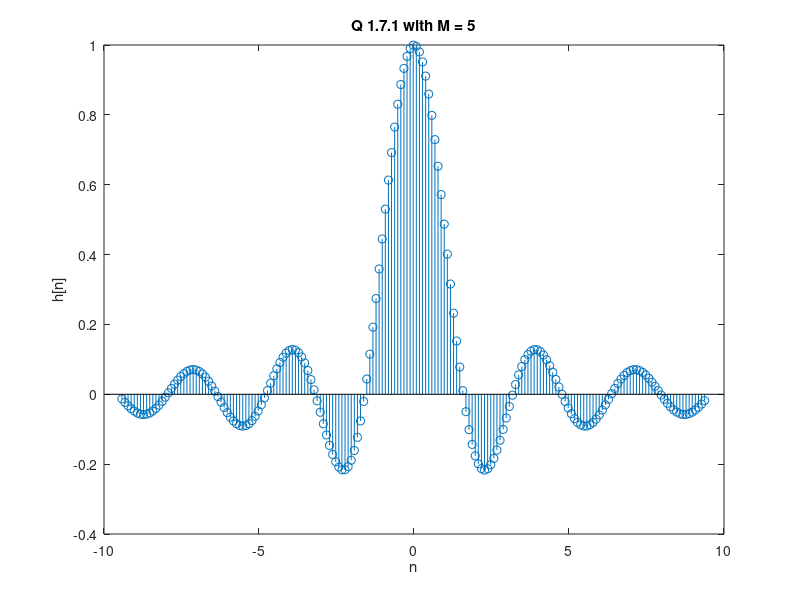

Write the MATLAB code that produced this figure.
% N = 100;
% M = 5;
% f = zeros(1, N + 1);
% 
% for i = 1:N
%     f(i) = (sin(i*pi/M) / (i*pi/M));
% 
% end
% 
% stem(f)

x = -3*pi:0.1:3*pi;
stem(x,sinc(x*pi/5))
title('Q 1.7.1 with M = 5')
xlabel('n')
ylabel('h[n]')